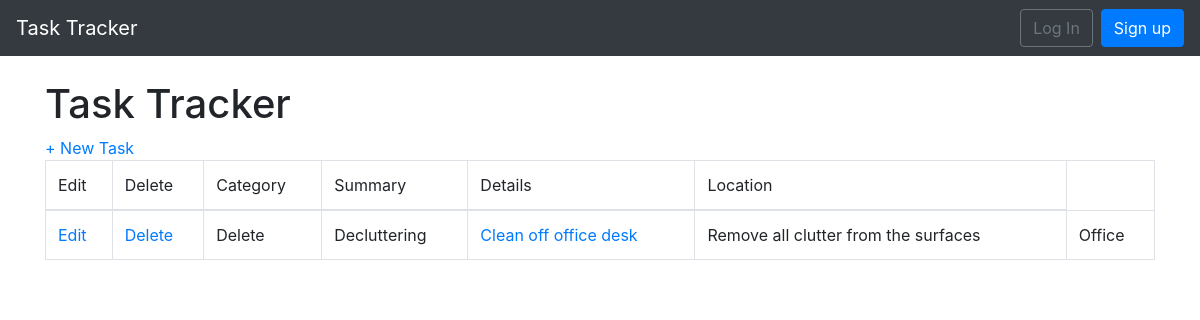
The app's page /, older data.
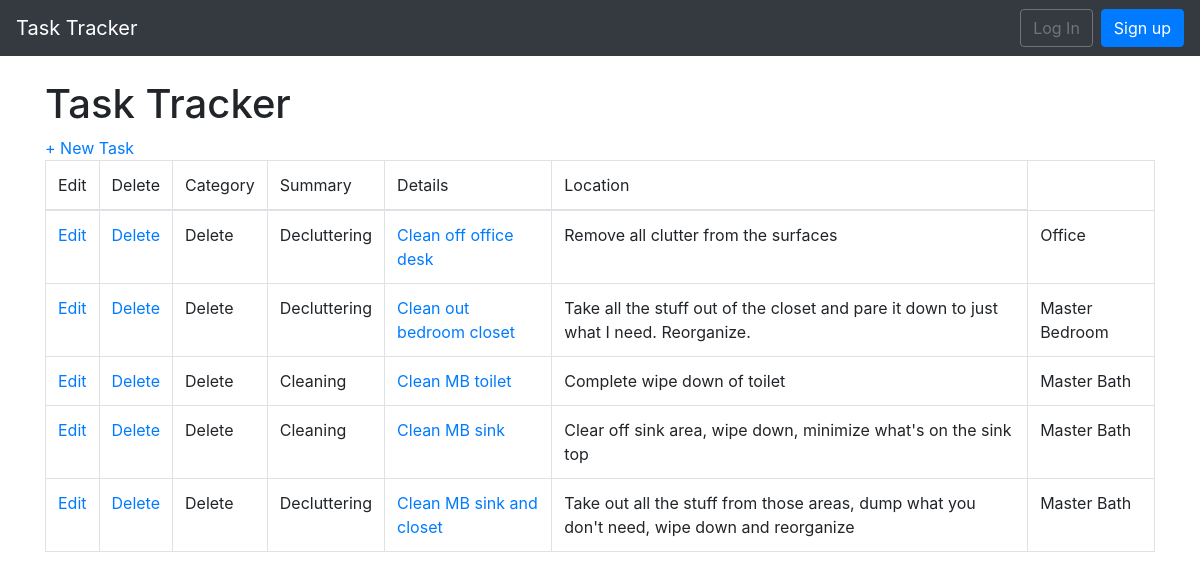
The same page, newer data.
### mainapp/models.py (models this page shows, shortened)
class Task(models.Model):
    summary = models.TextField()
    details = models.TextField()
    category = models.ForeignKey(Category,
                                 on_delete=models.SET_NULL,
                                 null=True)
    location = models.ForeignKey(Location,
                                 on_delete=models.SET_NULL,
                                 null=True)

class Category(models.Model):
    name = models.TextField()
    def __str__(self):
        return self.name[:25]

class Location(models.Model):
    name = models.TextField()
    def __str__(self):
        return self.name[:25]

### mainapp/views.py (the view)
# urls.py: path('', HomePageView.as_view(), name='index'),
class HomePageView(ListView):
    model = Task
    template_name = 'index.html'
    context_object_name = 'all_tasks_list'

### templates/index.html
{% extends 'base.html' %}
{% block content %}
    <h1>Task Tracker</h1>
    <a href="{% url 'task_new' %}">+ New Task</a>
    <table class="table table-bordered">
    <thead><tr>
        <td>Edit</td>
        <td>Delete</td>
        <td>Category</td>
        <td>Summary</td>
        <td>Details</td>
        <td>Location</td>
    </tr></thead>
    {% for task in all_tasks_list %}
        <tr>
        <td>
            <a href="{% url 'task_edit' task.pk %}">
            Edit
        </a>
        </td>
        <td>
            <a href="{% url 'task_delete' task.pk %}">
            Delete
        </a>
        </td>
        <td>Delete</td>
        <td>{{ task.category }}</td>
        <td>
            <a href="{% url 'task_detail' task.pk %}">
            {{ task.summary }}
            </a>
        </td>
        <td>{{ task.details }}</td>
        <td>{{ task.location }}</td>
        </tr>
    {% endfor %}
    </table>
{% endblock content %}

### templates/base.html (shortened to what this page needs)
<!doctype html>
{% load static %}
<html lang="en">
<head>
    <link rel="stylesheet" href="https://stackpath.bootstrapcdn.com/bootstrap/4.1.3/css/bootstrap.min.css">
    <link rel="stylesheet" href="{% static 'css/base.css' %}">
</head>
<body>
<nav class="navbar navbar-expand-md navbar-dark bg-dark mb-4">
    <a class="navbar-brand" href="{% url 'index' %}">Task Tracker</a>
    <div class="collapse navbar-collapse" id="navbarCollapse">
        {% if user.is_authenticated %}
            <ul class="navbar-nav ml-auto">
                <li class="nav-item">
                    <a class="nav-link dropdown-toggle" href="#" id="userMenu"
                       data-toggle="dropdown" aria-haspopup="true"
                       aria-expanded="false">
                        {{ user.username }}
                    </a>
                    <div class="dropdown-menu dropdown-menu-right"
                         aria-labelledby="userMenu">
                        <a class="dropdown-item"
                           href="{% url 'index' %}">Change password</a>
                        <div class="dropdown-divider"></div>
                        <a class="dropdown-item" href="{% url 'index' %}">
                            Log Out</a>
                    </div>
                </li>
            </ul>
        {% else %}
            <form class="form-inline ml-auto">
                <a href="{% url 'index' %}" class="btn btn-outline-secondary">
                    Log In</a>
                <a href="{% url 'index' %}" class="btn btn-primary ml-2">
                    Sign up</a>
            </form>
        {% endif %}
    </div>
</nav>
<div class="container">
    {% block content %}
    {% endblock content %}
</div>
</body>
</html>

Row changes from the older to the newer data that the page shows:
added Task: category "Decluttering", summary "Clean out bedroom closet", details "Take all the stuff out of the closet and pare it down to just what I need. Reorganize.", location "Master Bedroom"
added Task: category "Cleaning", summary "Clean MB toilet", details "Complete wipe down of toilet", location "Master Bath"
added Task: category "Cleaning", summary "Clean MB sink", details "Clear off sink area, wipe down, minimize what's on the sink top", location "Master Bath"
added Task: category "Decluttering", summary "Clean MB sink and closet", details "Take out all the stuff from those areas, dump what you don't need, wipe down and reorganize", location "Master Bath"
